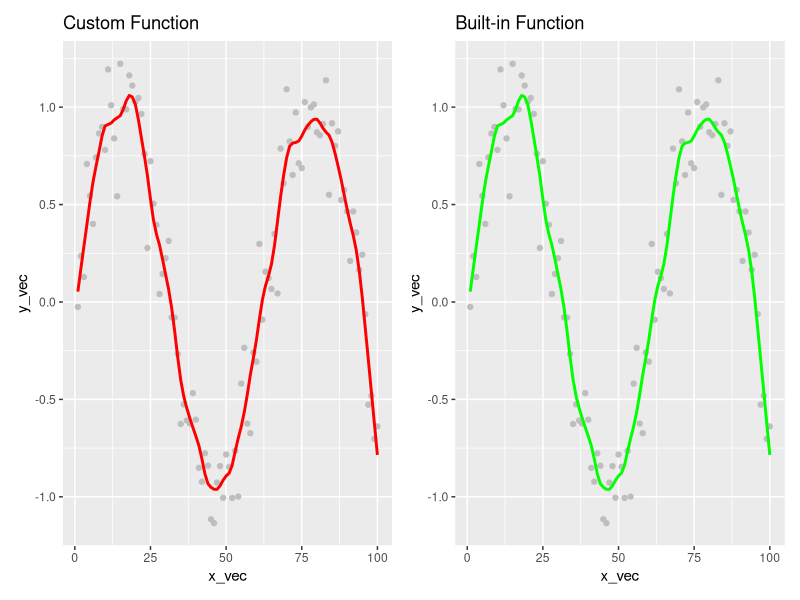

Write R code to recreate this figure.
## ---- chunk 1
set.seed(1) #Set your seed to 1

# Create X as a sequence of numbers from 1 to 100 
x_vec <- numeric(100) #allocate space
for (i in 1:100){
  x_vec[i] <- i
}

e_vec <- rnorm(100, mean = 0, sd = 0.2) #Generates 100 error terms

# Generate Y as a noisy sine wave according to equation
y_vec <- numeric(100) #allocate space
for (i in 1:100){
  y_vec[i]<- sin(x_vec[i]/10) + e_vec[i] #equation given
}
## ---- chunk 2
customLowess <- function(x, y, f){
  # Data 
  n <- length(x)
  # Span
  k <- f*n
  # Smoothed weights
  returnable <- numeric(n)
  
  for(i in 1:n){ #repeat for all x_i
    distances <- abs(x-x[i]) #get distances of neighbours
    neighbours_ordered <- order(distances)[1:k] #stores k closest neighbours indices
    d_max <- distances[neighbours_ordered[k]] #furthest = last in ordered vector
    weights <- (1-(distances[neighbours_ordered]/d_max)^3)^3 #Tricube
    
    #Weighted Regression
    neighbour_x <- x[neighbours_ordered]
    neighbour_y <- y[neighbours_ordered]
    weight_diag <- diag(weights) #makes a diagonal matrix of the weights
    design_matrix <- cbind(1, neighbour_x)
    beta <- solve(t(design_matrix)%*%weight_diag%*%design_matrix)%*%t(design_matrix)%*%weight_diag%*%neighbour_y
    
    #Smoothed value
    smoothed_y <- beta[1]+beta[2]*x[i]
    returnable[i] <- smoothed_y
  }
  
  return(returnable)
}

smoothed <- numeric(100)
smoothed <- customLowess(x_vec, y_vec, 0.1)
## ---- chunk 3
options(repos = c(CRAN = "https://cloud.r-project.org"))

library(ggplot2)
install.packages("patchwork")
library(patchwork)

smoothed <- numeric(100)
smoothed <- customLowess(x_vec, y_vec, 0.1)

built_in_smooth <- lowess(x_vec, y_vec, 0.1, 0)$y #makes it the smoothed y-values as it returns both x and y by default

#Plot CUSTOM
custom_plot <- ggplot(data.frame(x_vec = x_vec, y_vec = y_vec, smoothed = smoothed), aes(x = x_vec, y = y_vec)) + geom_point(color = "gray") + geom_line(aes(y = smoothed), color = "red", lwd = 1) + ggtitle("Custom Function")

#Plot BUILT-IN
built_in_plot <- ggplot(data.frame(x_vec = x_vec, y_vec = y_vec, built_in_smooth = built_in_smooth), aes(x = x_vec, y = y_vec)) + geom_point(color = "gray") + geom_line(aes(y = built_in_smooth), color = "green", lwd = 1) + ggtitle("Built-in Function")

final_plot <- custom_plot + built_in_plot #displays them side-by-side
final_plot
